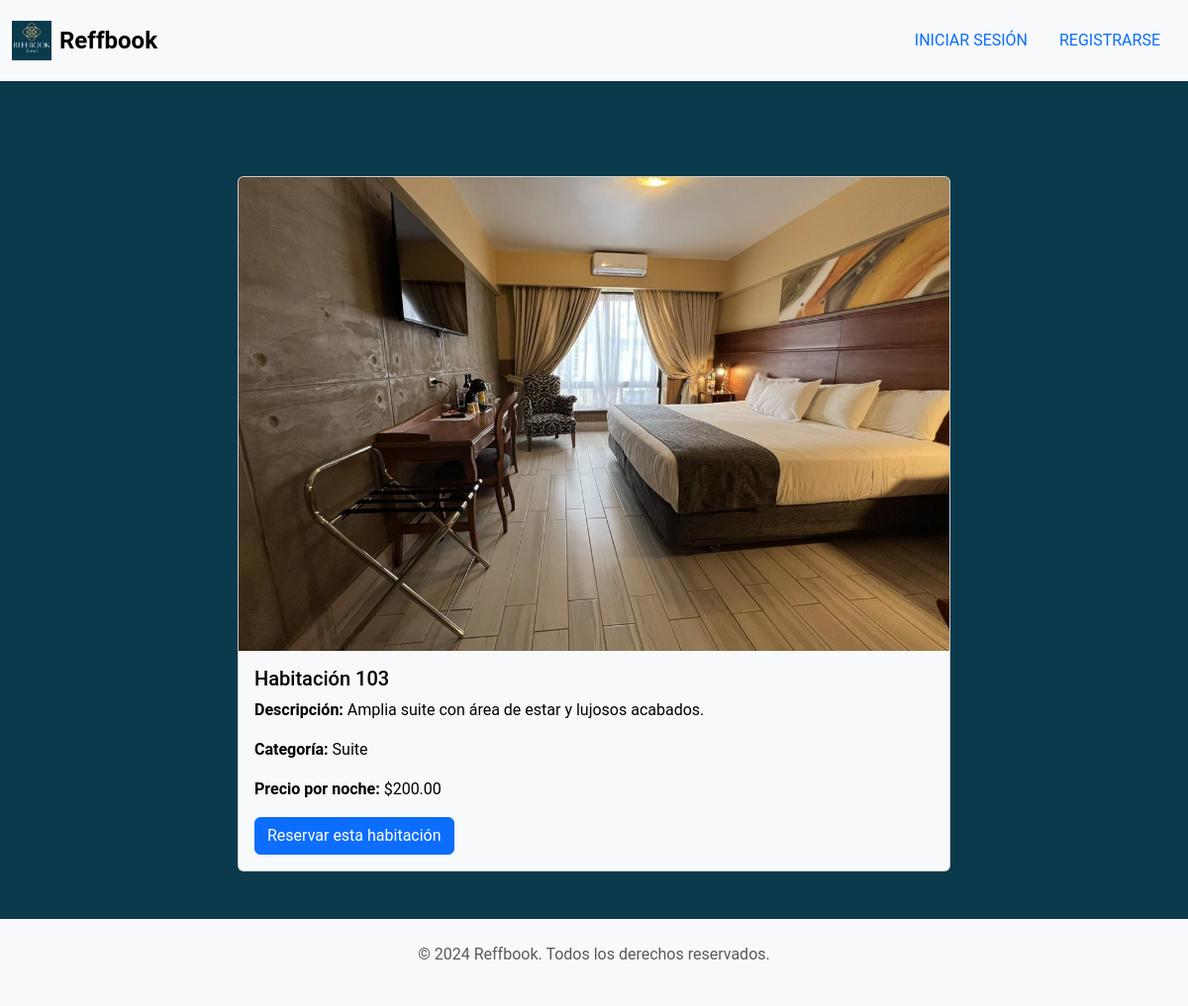
Page /habitacion/15/ on the committed database.
### core/models.py (models this page shows, shortened)
class Habitacion(models.Model):
    habitacion_numero = models.CharField(max_length=10)
    habitacion_categoria = models.CharField(max_length=50)
    habitacion_descripcion = models.TextField(null=True, blank=True)
    habitacion_precio = models.DecimalField(max_digits=10, decimal_places=2)
    hotel = models.ForeignKey(Hotel, on_delete=models.CASCADE)
    habitacion_imagen = models.ImageField(upload_to='img/habitaciones/', null=True, blank=True)  # Campo para la imagen

### core/views.py (the view)
# urls.py: path('habitacion/<int:habitacion_id>/', views.detalle_habitacion, name='detalle_habitacion'),
def detalle_habitacion(request, habitacion_id):
    habitacion = get_object_or_404(Habitacion, pk=habitacion_id)
    return render(request, 'core/detalle_habitacion.html', {'habitacion': habitacion})

### core/templates/core/detalle_habitacion.html (shortened to what this page needs)
{% extends 'base.html' %}
{% block content %}
<div class="container mt-5">
    <div class="row">
        <div class="col-md-8 offset-md-2">
            <div class="card">
                <img src="{{ habitacion.habitacion_imagen.url }}" class="card-img-top" alt="Habitación {{ habitacion.habitacion_numero }}">
                <div class="card-body">
                    <h5 class="card-title">Habitación {{ habitacion.habitacion_numero }}</h5>
                    <p class="card-text"><strong>Descripción:</strong> {{ habitacion.habitacion_descripcion }}</p>
                    <p class="card-text"><strong>Categoría:</strong> {{ habitacion.habitacion_categoria }}</p>
                    <p class="card-text"><strong>Precio por noche:</strong> ${{ habitacion.habitacion_precio }}</p>
                    <button class="btn btn-primary" data-bs-toggle="modal" data-bs-target="#modalPago">Reservar esta habitación</button>
                </div>
            </div>
        </div>
    </div>
</div>
{% endblock %}

### core/static/css/global.css (style rules this page uses)
body { background-color: #0c3a4d; color: white; font-family: 'Roboto', sans-serif; margin: 0; padding: 0; }
.card, .modal-content { background-color: #f8f9fa; color: black; }

### rows in the picture
Habitacion: habitacion_imagen (picture), habitacion_numero "103", habitacion_descripcion "Amplia suite con área de estar y lujosos acabados.", habitacion_categoria "Suite", habitacion_precio "200.00"
